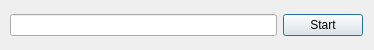
<?xml version="1.0" encoding="UTF-8"?>
<ui version="4.0">
 <class>Dialog</class>
 <widget class="QDialog" name="Dialog">
  <property name="geometry">
   <rect>
    <x>0</x>
    <y>0</y>
    <width>374</width>
    <height>50</height>
   </rect>
  </property>
  <property name="windowTitle">
   <string>Dialog</string>
  </property>
  <widget class="QWidget" name="layoutWidget">
   <property name="geometry">
    <rect>
     <x>10</x>
     <y>10</y>
     <width>353</width>
     <height>31</height>
    </rect>
   </property>
   <layout class="QHBoxLayout" name="horizontalLayout_2">
    <item>
     <widget class="QLineEdit" name="lineEdit"/>
    </item>
    <item>
     <widget class="QPushButton" name="btn_start">
      <property name="text">
       <string>Start</string>
      </property>
     </widget>
    </item>
   </layout>
  </widget>
 </widget>
 <resources/>
 <connections/>
</ui>
